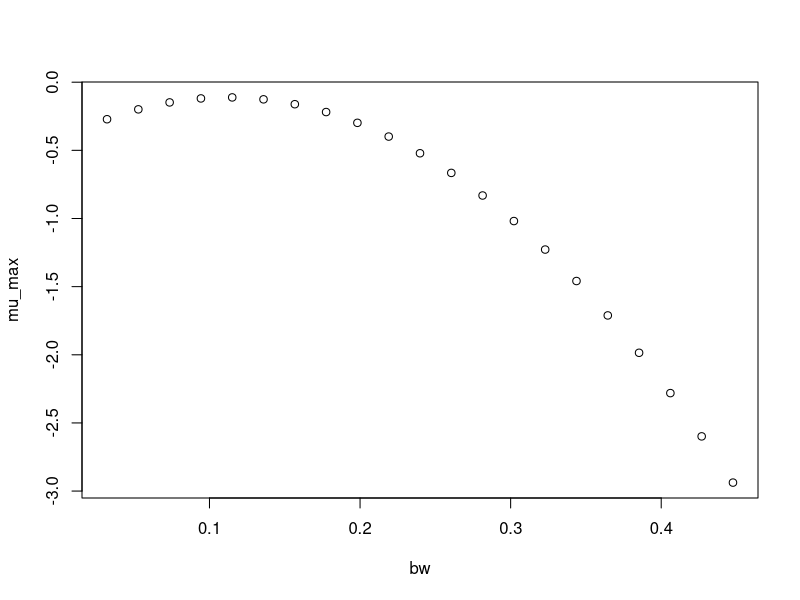

Reproduce this figure in R.
#############################
# start of Parameter script
#############################
bw <- seq(0.031968031968032,0.4476472,length.out=21)
#############################
# end of Parameter script
#############################
############################# 
# start of Model script Gropin ID 1382 
#############################
 
# constant coefficients for this model
 
variables <- data.frame(bw)
argumentsPar <- expand.grid(variables)
 
# heart of the model
response_surface <- function(bw) {
   mumax <-(-0.4256+5.615*bw-25.08*bw^2)

return(mumax=mumax)
} 

# output parameters
mumax <- cbind(argumentsPar,response_surface(argumentsPar['bw']))
colnames(mumax) <- c(colnames(argumentsPar),'mumax')
#############################
# End of Model script
#############################
############################# 
# start of Visualisation script Gropin ID 1382 
#############################
plot(bw,mumax$mumax,
                          xlab='bw',
                          ylab='mu_max')
#############################
# End of Visualisation script
#############################
